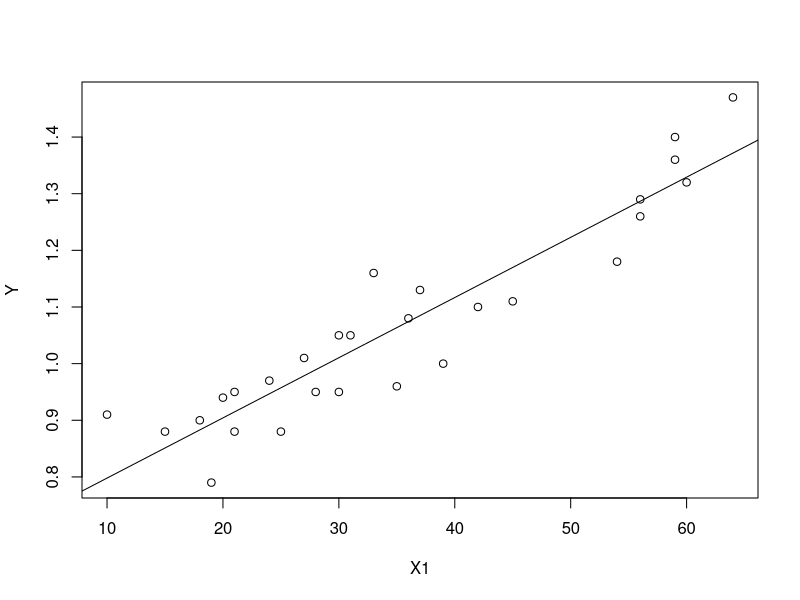
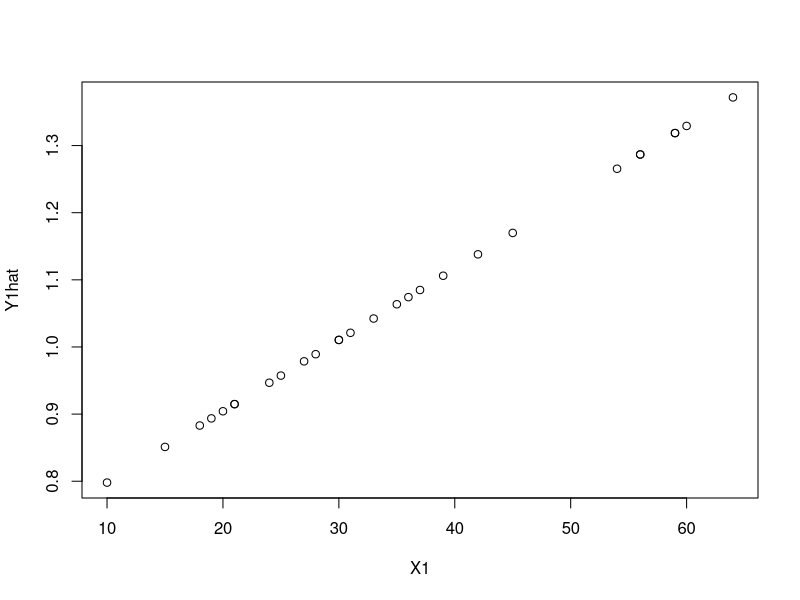

Source code (R) for these figures, in order:
#### EJERCICIO 11 ####

## En un experimento con conejos se tomaron en cuenta las siguientes variables:
##  Y: Proporción del peso final al peso inicial.
##  X: Gramos diarios de alimento por kg de peso inicial.

library(readxl)

ejercicio11 <- read_excel("ejercicio11.xlsx")

attach(ejercicio11)

# Definir variables

Y <- cbind(peso)
X1 <- cbind(alimentos)

## Realiza un diagrama de dispersión de los datos para Y contra X.

# Grafico de dispersion 
plot(Y ~ X1, data = ejercicio11)

## Calcula la recta de mínimos cuadrados para Y contra X.

# Regresión lineal 
olsreg1 <- lm(Y ~ X1)
summary(olsreg1)
confint(olsreg1, level=0.95)

# Grafico de regresion
abline(olsreg1)

## Prueba la hipótesis de que la pendiente es cero. 
## Realiza todas las etapas de la prueba de hipótesis (?? = 0.01).

confint(olsreg1, level=0.99)

## Calcula las predicciones Y para los siguientes valores de 
## X0: 0, 5, 15, 25, 30, 35.5

Y1hat <- fitted(olsreg1)
summary(Y1hat)
plot(Y1hat ~ X1)
